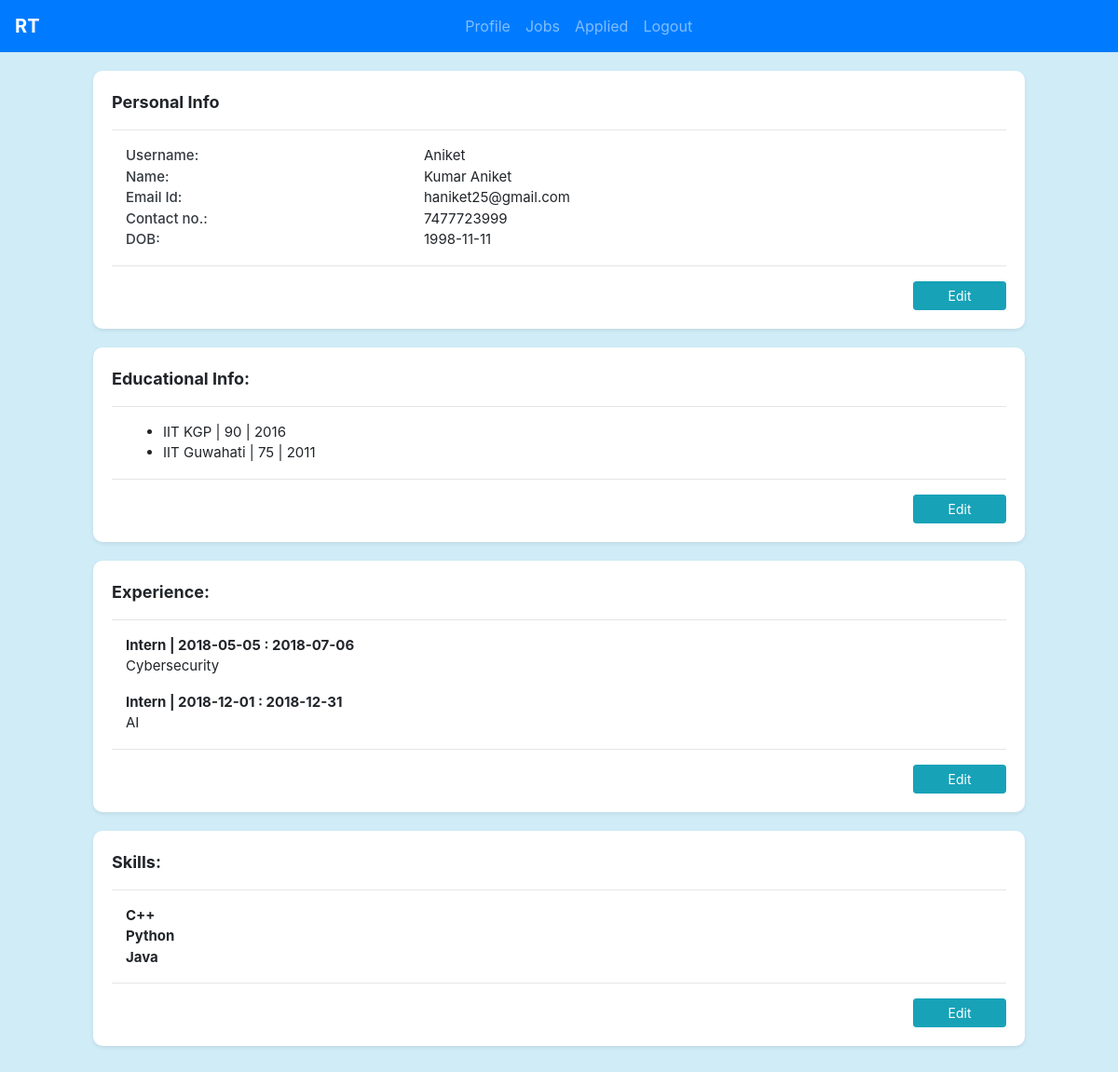
The page /employee/home.php (signed in) on the database its author committed.
### tables this page shows
CREATE TABLE `employeeinfo` (
  `employee_id` int(5) NOT NULL,
  `username` varchar(40) NOT NULL,
  `name` varchar(20) DEFAULT NULL,
  `email` varchar(30) DEFAULT NULL,
  `contact` varchar(15) DEFAULT NULL,
  `dob` date DEFAULT NULL
);

CREATE TABLE `educationalqualification` (
  `qual_id` int(5) NOT NULL,
  `employee_id` int(5) NOT NULL,
  `aggregate_percentage` int(3) NOT NULL,
  `insti_id` int(5) NOT NULL,
  `end_year` int(11) NOT NULL
);

CREATE TABLE `institute` (
  `insti_id` int(5) NOT NULL,
  `name` varchar(30) NOT NULL,
  `contact` varchar(15) DEFAULT NULL,
  `address` varchar(50) DEFAULT NULL
);

CREATE TABLE `experience` (
  `exp_id` int(5) NOT NULL,
  `exp_type` varchar(7) NOT NULL,
  `description` varchar(200) NOT NULL,
  `start_date` date NOT NULL,
  `end_date` date NOT NULL,
  `employee_id` int(5) NOT NULL
);

CREATE TABLE `skill` (
  `skill_id` int(5) NOT NULL,
  `skill_name` varchar(10) NOT NULL
);

### employee/employeeInfo.php (called while the page is built, shortened)
<?php
    require_once 'dbconnect.php';
    $userName = $_SESSION['username'];
    $errors = array();
    $query = "SELECT  employee_id,employeeinfo.name as emplName,username,employeeinfo.email,employeeinfo.contact, dob FROM employeeinfo WHERE username = '$userName' ;";
    $runQuery = mysqli_query($dbcon, $query);
    $numRows = mysqli_num_rows($runQuery);
    if ( $numRows == 1 ){
        $row = $runQuery->fetch_assoc();
    } else {
        array_push($errors, 'User Id error_ No row returned');
    }
?>

### employee/home.php (the view, shortened to what this page needs)
<?php
    require_once 'dbconnect.php';
    require_once 'employeeInfo.php';
?>
<html>
<head>
    <link rel="stylesheet" href="../assets/css/bootstrap.css">
</head>
<body>
    <nav class = "navbar navbar-expand-md navbar-dark bg-primary">
        <a class = "navbar-brand" href = "#">RT</a>
        <div class = "collapse navbar-collapse" id = "navbarNav">
            <ul class = "navbar-nav">
                <li class = "nav-item">
                    <a class = "nav-link" href = "#">Profile</a>
                </li>
                <li class = "nav-item">
                    <a class = "nav-link" href = "./job.php">Jobs</a>
                </li>
                <li class = "nav-item">
                    <a class = "nav-link" href = "./applications.php">Applied</a>
                </li>
                <li class = "nav-item">
                    <a class = "nav-link" href = "./logout.php">Logout</a>
                </li>
            </ul>
        </div>
    </nav>
    <div class= "profile-div" >
        <div class="cd-header"> Personal Info </div>
        <hr>
        <div class="cd-body col">
            <div class="row">
                <div class="sml-headings col-4"> Username: </div>
                <div class="sml-ans col-8">
                    <?php echo htmlspecialchars($row['username']) ?>
                </div>
            </div>
            <div class="row">
                <div class="sml-headings col-4"> Name: </div>
                <div class="sml-ans col-8">
                     <?php echo htmlspecialchars($row['emplName']) ?>
                </div>
            </div>
            <div class="row">
                <div class="sml-headings col-4"> Email Id: </div>
                <div class="sml-ans col-8">
                    <?php echo htmlspecialchars($row['email']) ?>
                </div>
            </div>
            <div class="row">
                <div class="sml-headings col-4"> Contact no.: </div>
                <div class="sml-ans col-8">
                    <?php echo htmlspecialchars($row['contact']) ?>
                </div>
            </div>
            <div class="row">
                <div class="sml-headings col-4"> DOB: </div>
                <div class="sml-ans col-8">
                    <?php echo htmlspecialchars($row['dob']) ?>
                </div>
            </div>
        </div>
        <hr>
        <div class="cd-footer">
            <button class="btn btn-sm btn-info float-right btn-width">Edit</button>
            <div class="clearfix"></div>
        </div>
    </div>
    <div class= "profile-div" >
        <div class="cd-header"> Educational Info: </div>
        <hr>
        <div class="cd-body col">
            <?php
                $eeUserId = $_SESSION['userId'];
                $subquery_eq = "SELECT institute.name as instiName, aggregate_percentage, end_year FROM educationalqualification, institute WHERE institute.insti_id = educationalqualification.insti_id AND educationalqualification.employee_id = {$eeUserId}";
                $runQuery1_eq = mysqli_query($dbcon, $subquery_eq);
                echo '
                <ul>
                ';
                while($qual_row = mysqli_fetch_assoc($runQuery1_eq)){
                    echo '
                    <li> <div class="fields"> '.$qual_row["instiName"].' | '.$qual_row["aggregate_percentage"].' | '.$qual_row["end_year"].' </div>
                        </li>
                    ';
                }
            ?>
        </div>
        <hr>
        <div class="cd-footer">
            <button class="btn btn-sm btn-info float-right btn-width">Edit</button>
            <div class="clearfix"></div>
        </div>
    </div>
    <div class= "profile-div" >
        <div class="cd-header"> Experience: </div>
        <hr>
        <div class="cd-body col">
            <?php
                $subquery_ex = "SELECT exp_type, start_date, end_date, description FROM experience WHERE experience.employee_id = {$eeUserId}";
                $runQuery1_ex = mysqli_query($dbcon, $subquery_ex);
                while($ex_row = mysqli_fetch_assoc($runQuery1_ex)){
                    echo
                    '
                    <div class="exp-fields">
                    <b>'.$ex_row["exp_type"].' | '.$ex_row["start_date"].' : '.$ex_row["end_date"].' </b><br>
                    <p>'.$ex_row["description"].'</p>
                    </div>
                    ';
                }
            ?>
        </div>
        <hr>
        <div class="cd-footer">
            <button class="btn btn-sm btn-info float-right btn-width">Edit</button>
            <div class="clearfix"></div>
        </div>
    </div>
    <div class= "profile-div" >
        <div class="cd-header"> Skills: </div>
        <hr>
        <div class="cd-body col">
            <?php
                $subquery_ex = "SELECT skill_name from skill inner join experienceskill on experienceskill.skill_id = skill.skill_id inner join experience on experience.exp_id = experienceskill.exp_id and experience.employee_id = {$eeUserId}";
                $runQuery1_ex = mysqli_query($dbcon, $subquery_ex);
                while($ex_row = mysqli_fetch_assoc($runQuery1_ex)){
                    echo
                    '
                    <div class="exp-fields">
                    <b>'.$ex_row["skill_name"].'</b><br>
                    </div>
                    ';
                }
            ?>
        </div>
        <hr>
        <div class="cd-footer">
            <button class="btn btn-sm btn-info float-right btn-width">Edit</button>
            <div class="clearfix"></div>
        </div>
    </div>
</body>
</html>

### employee/home.php (style rules this page uses)
html { position:relative; min-height: 100%; }
body { background-color: #CFECF7; margin-bottom: 60; }
.navbar-brand { font-weight: bold; }
.navbar-nav { margin: auto; }
.profile-div { margin-top: 20px !important; max-width: 1000px; background-color: white; border-radius: 10px; padding: 20px; margin: auto; box-shadow: 0 .125rem .25rem rgba(0,0,0,.075)!important; }
.cd-header { font-weight: bold; font-size: 18px; }
.cd-body { font-size: 15px; }
.sml-headings { display: inline-block; color: #343A40; font-weight: 500; }
.sml-ans { display: inline-block; }
.btn-width { width: 100px; }

### rows shown on the page
employeeinfo: username "Aniket", name "Kumar Aniket", email "haniket25@gmail.com", contact "7477723999", dob "1998-11-11"
educationalqualification: insti.name "IIT KGP", aggregate_percentage "90", end_year "2016"
educationalqualification: insti.name "IIT Guwahati", aggregate_percentage "75", end_year "2011"
experience: exp_type "Intern", start_date "2018-05-05", end_date "2018-07-06", description "Cybersecurity"
experience: exp_type "Intern", start_date "2018-12-01", end_date "2018-12-31", description "AI"
skill: skill_name "C++"
skill: skill_name "Python"
skill: skill_name "Java"
